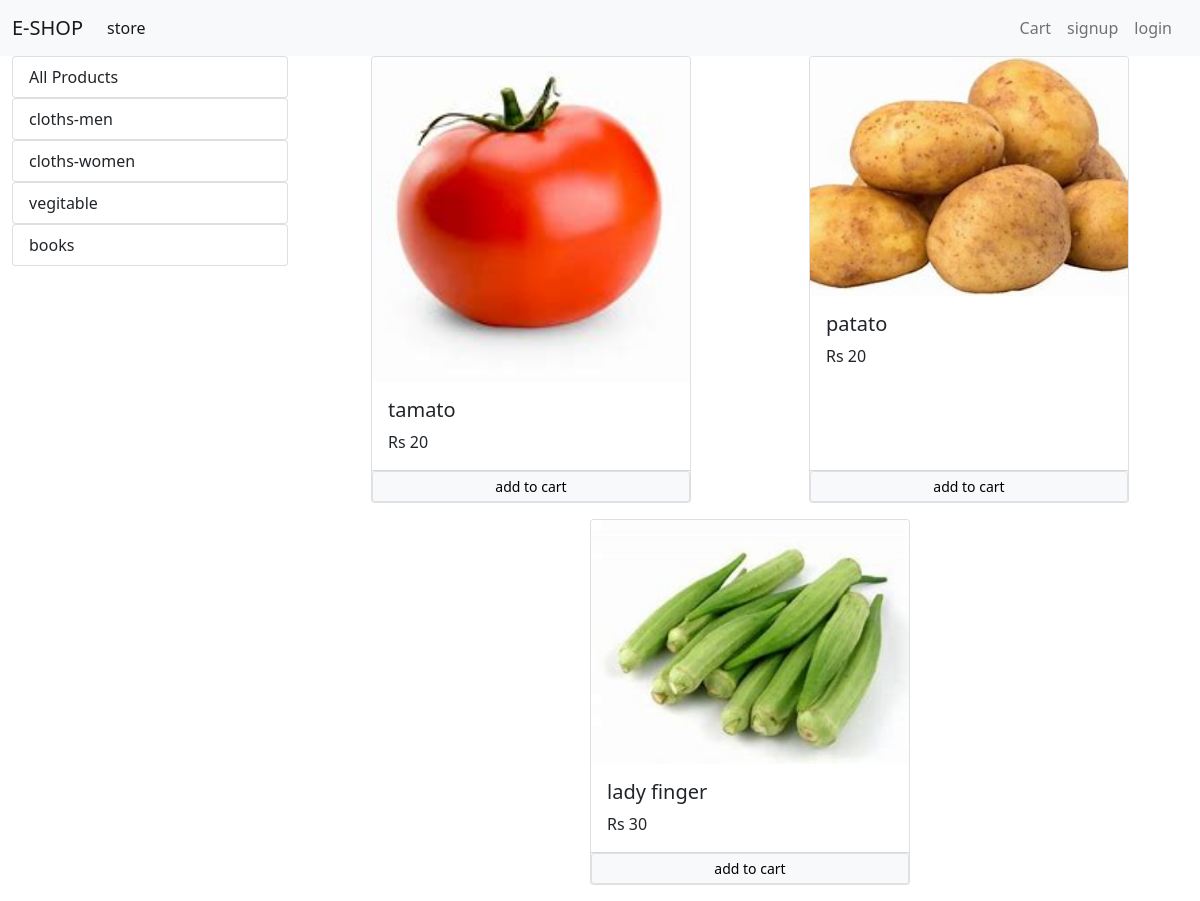
Screenshot of /?category=3 with the database file from the repository.
### aaltu/models/category.py (models this page shows, shortened)
class Category(models.Model):
    name = models.CharField(max_length=23)
    @staticmethod
    def get_all_categories():
        return Category.objects.all()

### aaltu/models/product.py (models this page shows, shortened)
class Products(models.Model):
    name= models.CharField(max_length=225)
    price=models.IntegerField(default=0)
    category= models.ForeignKey(Category ,on_delete=models.CASCADE,default=1)
    discription=models.CharField(max_length=225)
    image=models.ImageField(upload_to='uploads/products/')
    @staticmethod
    def get_all_product_by_catogeryid(Category_id):
        return Products.objects.filter(category=Category_id)

### aaltu/views/home.py (the view, shortened to what this page needs)
# urls.py: path('',Index.as_view(),name='homepage'),
class Index(View):
    def get(self,request):
        cart=request.session.get('cart')
        if not cart:
            request.session['cart']={}
        prod=None
        categ=Category.get_all_categories()
        CategoryID= request.GET.get('category')
        if CategoryID:
            prod=Products.get_all_product_by_catogeryid(CategoryID)
        else :
            prod=Products.get_all_Products()
        data={}
        data['Product']=prod
        data['categories']=categ
        print('you are:',request.session.get('customer'))
        return render(request,'index.html',data)

### aaltu/templatetags/cart.py (called while the page is built)
@register.filter(name='is_in_cart')
def is_in_cart(item,cart):
    keys=cart.keys()
    for id in keys:
        if int(id) == item.id:
            return True
    return False

### aaltu/templatetags/currency_filter.py (called while the page is built)
@register.filter(name='currency')
def currency(number):
  return "Rs "+str(number)

### aaltu/templates/index.html (shortened to what this page needs)
{% extends 'base.html' %}
{%block content%}
     {% load cart%}
     {% load currency_filter %}
   <div class="container-fluid">
      <div class="row">
       <div class="col-lg-3">
         <div class="list-group">
          <a href="/" class="list-group-item list-group-item-action ">All Products</a>
        </div>
       {%for category in categories%}
        <div class="list-group">
          <a href="/?category={{category.id}}" class="list-group-item list-group-item-action ">{{category.name}}</a>
        </div>
        {%endfor%}
       </div>
        <div id="products" class="col-lg-9 mx-auto">
         <div class="row mx-auto  " mx-auto>
            {%for item in Product%}
               <div class="card mx-auto mb-3 p-0" id={{item.id}} style="width: 20rem;">
               <img src="{{item.image.url}}" class="card-img-top" alt="...">
               <div class="card-body">
                 <h5 class="card-title">{{item.name}}</h5>
               <p class="card-text">{{item.price|currency}}</p>
            </div>
             <div class="card-footer p-0" >
              {% if item|is_in_cart:request.session.cart%}
                 <div class="row no-gutters">
                   <form action="/#{{item.id}}" method="POST" class=" col-2">
                 {% csrf_token %}
                 <input hidden type="text" name="item" value='{{item.id}}'>
                 <input hidden type="text" name="remove" value='True'>
                <input type="submit" value="-" class=" btn btn-block btn-secondary">
                </form>
                <div class="text-center col btn-block">{{item|cart_quantity:request.session.cart}}in cart</div>
                 <form action="/#{{item.id}}" method="POST" class=" col-2">
                 {% csrf_token %}
                 <input hidden type="text" name="item" value='{{item.id}}'hidden>
                <input type="submit" value="+" class=" btn btn-block btn-secondary">
                </form>
              </div>
              {% else %}
              <form action="/#{{item.id}}" method="POST" class=" no-gutters ">
                 <input href="/#{{item.id}}" type="submit" class="float-right  btn-light border form-contol w-100 btn-sm"value="add to cart">
              </form>
              {% endif %}
             </div>
            </div>
            {%endfor%}
         </div>
       </div>
      </div>
   </div>
    {% endblock %}

### rows the page displays
Category: name "cloths-men"
Category: name "cloths-women"
Category: name "vegitable"
Category: name "books"
Products: image (picture), name "tamato", price "Rs 20"
Products: image (picture), name "patato", price "Rs 20"
Products: image (picture), name "lady finger", price "Rs 30"
